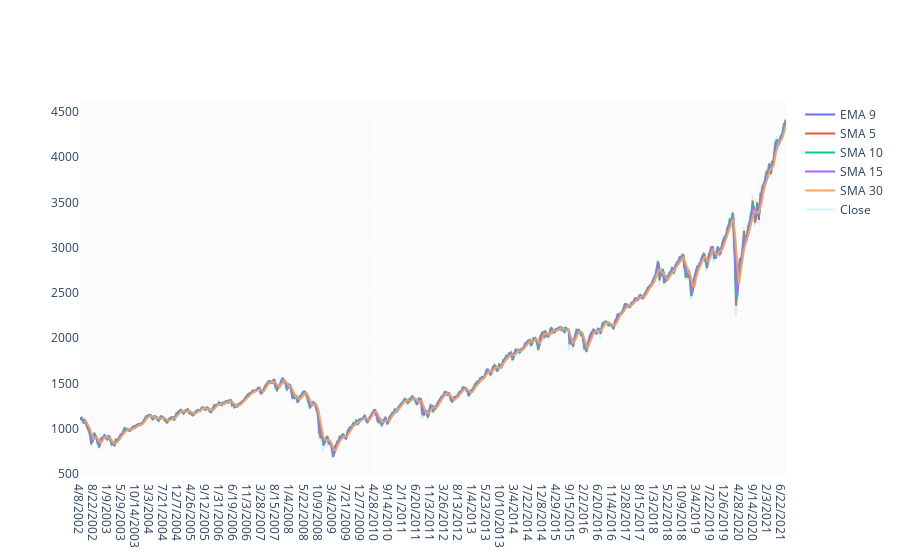

Notebook source saved alongside this figure:
### Markdown cell above
#### Moving Averages

I'm calculating few moving averages to be used as features: $SMA_{5}$, $SMA_{10}$, $SMA_{15}$, $SMA_{30}$ and $EMA_{9}$.

### Code cell
df['EMA_9'] = df['Close'].ewm(9).mean().shift()
df['SMA_5'] = df['Close'].rolling(5).mean().shift()
df['SMA_10'] = df['Close'].rolling(10).mean().shift()
df['SMA_15'] = df['Close'].rolling(15).mean().shift()
df['SMA_30'] = df['Close'].rolling(30).mean().shift()

fig = go.Figure()
fig.add_trace(go.Scatter(x=df.Date, y=df.EMA_9, name='EMA 9'))
fig.add_trace(go.Scatter(x=df.Date, y=df.SMA_5, name='SMA 5'))
fig.add_trace(go.Scatter(x=df.Date, y=df.SMA_10, name='SMA 10'))
fig.add_trace(go.Scatter(x=df.Date, y=df.SMA_15, name='SMA 15'))
fig.add_trace(go.Scatter(x=df.Date, y=df.SMA_30, name='SMA 30'))
fig.add_trace(go.Scatter(x=df.Date, y=df.Close, name='Close', opacity=0.2))
fig.show()

### Figure 1 — Plotly figure (JSON) as saved in the notebook; plotly's stock layout.template omitted (floating-point values rounded to 4 significant figures; data arrays with more than 128 entries replaced by an {"elided": "..."} marker saying what was removed)
{"data": [{"name": "EMA 9", "type": "scatter", "x": {"elided": "4832 str values"}, "y": {"elided": "4832 float values"}}, {"name": "SMA 5", "type": "scatter", "x": {"elided": "4832 str values"}, "y": {"elided": "4832 float values"}}, {"name": "SMA 10", "type": "scatter", "x": {"elided": "4832 str values"}, "y": {"elided": "4832 float values"}}, {"name": "SMA 15", "type": "scatter", "x": {"elided": "4832 str values"}, "y": {"elided": "4832 float values"}}, {"name": "SMA 30", "type": "scatter", "x": {"elided": "4832 str values"}, "y": {"elided": "4832 float values"}}, {"name": "Close", "opacity": 0.2, "type": "scatter", "x": {"elided": "4832 str values"}, "y": {"elided": "4832 float values"}}], "layout": {}}
